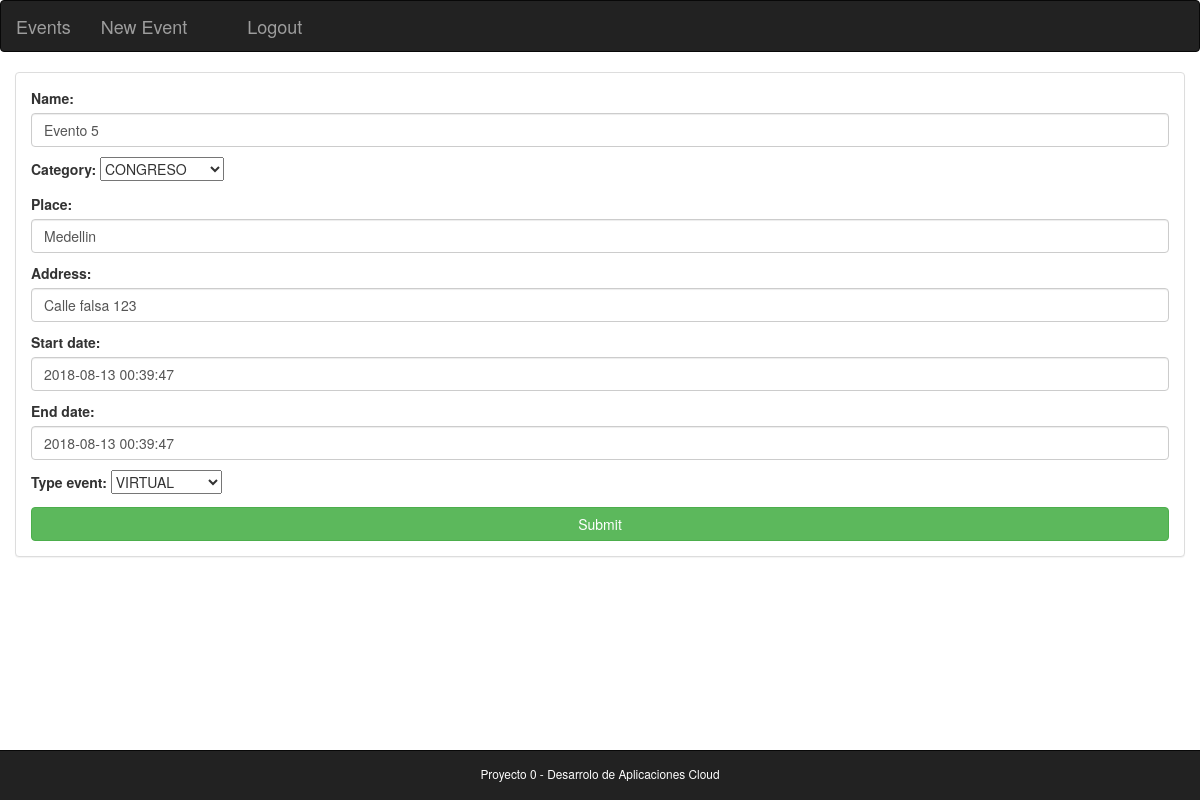
The page /events/3/ on the database its author committed.
### events/models.py (models this page shows)
class Event(models.Model):
    owner = models.ForeignKey(settings.AUTH_USER_MODEL, related_name='events', on_delete= models.CASCADE)
    name = models.CharField(max_length=250, null=False)
    category = models.CharField(max_length=20, choices=CATEGORY_CHOICES, default='conferencia')
    place = models.CharField(max_length=250)
    address = models.CharField(max_length=250)
    start_date = models.DateTimeField(default=timezone.now, editable=True)
    end_date = models.DateTimeField(default=timezone.now, editable=True)
    type_event = models.CharField(max_length=20, choices=TYPE_EVENT_CHOICES, default='presencial')

### events/views.py (the view)
# urls.py: url(r'^(?P<eventid>\d+)/', views.update_event, name='update_event'), #formulario para editar
def update_event(request, eventid):
    instance = get_object_or_404(Event, id=eventid)
    form = EventForm(request.POST or None, instance=instance)
    if request.method == 'POST':
        if form.is_valid():
            form.save()
            messages.add_message(request, messages.SUCCESS, "The event has been updated!")
            return HttpResponseRedirect("/events/list/")
    return render(request, 'events/form_events.html', {'form': form})

### events/forms.py
class EventForm(ModelForm):
    class Meta:
        model = Event
        fields = ['name', 'category', 'place', 'address', 'start_date', 'end_date', 'type_event']
        widgets = {
            'name': TextInput(attrs={'class':'form-control'}),
            'place': TextInput(attrs={'class': 'form-control'}, ),
            'address': TextInput(attrs={'class': 'form-control'}),
            'start_date': DateTimeInput(attrs={'class':'form-control'}),
            'end_date': DateTimeInput(attrs={'class':'form-control'}),
        }

### templates/events/form_events.html (shortened to what this page needs)
{% extends "events/master.html" %}
{% block content %}
<div class="row">
    <div class="panel panel-default">
        <div class="panel-body">
            <form action="" method="post">{% csrf_token %}
                {{ form.as_p }}
            <input type="submit" class="btn btn-block btn-success" value="Submit">
        </form>
        </div>
    </div>
</div>
{% endblock %}
{% block footer %}
	 <div class="navbar navbar-inverse navbar-fixed-bottom">
	 	<center style="padding-top: 12px">
	 		<small style="color: #fff">Proyecto 0 - Desarrolo de Aplicaciones Cloud</small>
	    </center>
	</div>
{% endblock %}

### rows shown on the page
Event: name "Evento 5", category "CONGRESO", place "Medellin", address "Calle falsa 123", start_date "2018-08-13 00:39:47", end_date "2018-08-13 00:39:47", type_event "VIRTUAL"
